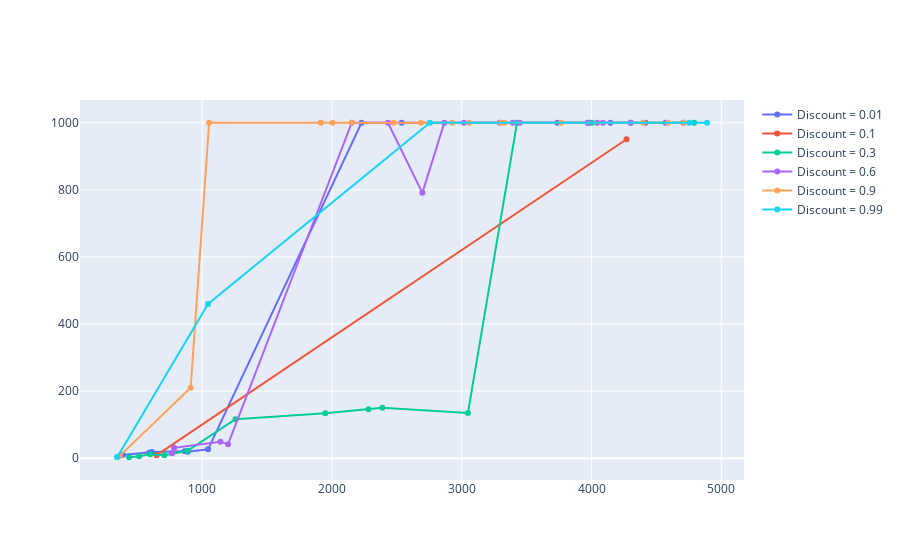

Write notebook code for a chart like this one.
### Code cell
fig=go.Figure()
gamma=[0.01,0.1,0.3,0.6,0.9,0.99]
    
for i,g in enumerate(gamma):
    MC=AgentMC(0.1, 100, g, env)
    MC.train(5000,history=True,N_test=100,max_score=1000)
    fig.add_trace(go.Scatter(x=MC.num_ep,y=MC.S,name=f"Discount = {g}"))
fig.show()

### Figure 1 — Plotly figure (JSON) as saved in the notebook; plotly's stock layout.template omitted (floating-point values rounded to 4 significant figures)
{"data": [{"name": "Discount = 0.01", "type": "scatter", "x": [389, 593, 613, 866, 889, 1046, 2228, 2537, 3737, 3978, 4145, 4301, 4416, 4571, 4707], "y": [9.63, 15.89, 18.11, 20.33, 18.99, 26.4, 1000, 1000, 1000, 1000, 1000, 1000, 1000, 1000, 1000]}, {"name": "Discount = 0.1", "type": "scatter", "x": [650, 4270], "y": [8.9, 950.7]}, {"name": "Discount = 0.3", "type": "scatter", "x": [437, 515, 601, 709, 888, 1257, 1949, 2282, 2389, 3048, 3426, 4001, 4791], "y": [2.78, 5.56, 11.67, 8.81, 22.23, 116.3, 133.7, 145.6, 150.7, 134.7, 1000, 1000, 1000]}, {"name": "Discount = 0.6", "type": "scatter", "x": [768, 784, 1141, 1200, 2153, 2432, 2697, 2866, 3017, 3291, 3393, 3448, 3969, 4043, 4088, 4302], "y": [14.69, 30.78, 49.29, 41.27, 1000, 1000, 791.0, 1000, 1000, 1000, 1000, 1000, 1000, 1000, 1000, 1000]}, {"name": "Discount = 0.9", "type": "scatter", "x": [366, 912, 1054, 1915, 2006, 2152, 2474, 2686, 2927, 3058, 3301, 3328, 3765, 4399, 4588, 4708], "y": [6.87, 209.9, 1000, 1000, 1000, 1000, 1000, 1000, 1000, 1000, 1000, 1000, 1000, 1000, 1000, 1000]}, {"name": "Discount = 0.99", "type": "scatter", "x": [344, 347, 1046, 2755, 4753, 4890], "y": [3.52, 3.24, 459.6, 1000, 1000, 1000]}], "layout": {}}
